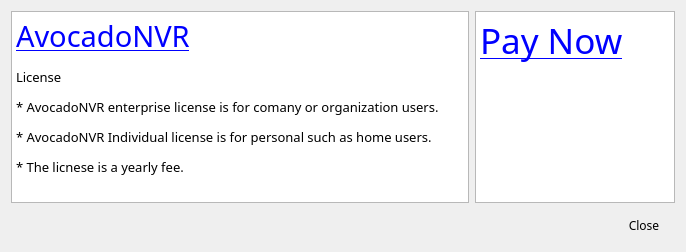
<?xml version="1.0" encoding="UTF-8"?>
<ui version="4.0">
 <class>VSCAbout</class>
 <widget class="QDialog" name="VSCAbout">
  <property name="geometry">
   <rect>
    <x>0</x>
    <y>0</y>
    <width>686</width>
    <height>252</height>
   </rect>
  </property>
  <property name="font">
   <font>
    <family>나눔스퀘어_ac</family>
   </font>
  </property>
  <property name="windowTitle">
   <string>User</string>
  </property>
  <property name="modal">
   <bool>true</bool>
  </property>
  <layout class="QVBoxLayout" name="verticalLayout">
   <item>
    <layout class="QHBoxLayout" name="horizontalLayout">
     <item>
      <widget class="QTextBrowser" name="textBrowser">
       <property name="html">
        <string>&lt;!DOCTYPE HTML PUBLIC &quot;-//W3C//DTD HTML 4.0//EN&quot; &quot;http://www.w3.org/TR/REC-html40/strict.dtd&quot;&gt;
&lt;html&gt;&lt;head&gt;&lt;meta name=&quot;qrichtext&quot; content=&quot;1&quot; /&gt;&lt;style type=&quot;text/css&quot;&gt;
p, li { white-space: pre-wrap; }
&lt;/style&gt;&lt;/head&gt;&lt;body style=&quot; font-family:'나눔스퀘어_ac'; font-size:9pt; font-weight:400; font-style:normal;&quot;&gt;
&lt;p style=&quot; margin-top:12px; margin-bottom:12px; margin-left:0px; margin-right:0px; -qt-block-indent:0; text-indent:0px;&quot;&gt;&lt;a href=&quot;https://github.com/xsmart/opencvr&quot;&gt;&lt;span style=&quot; font-family:'MS Shell Dlg 2'; font-size:22pt; text-decoration: underline; color:#0000ff;&quot;&gt;AvocadoNVR&lt;/span&gt;&lt;/a&gt;&lt;/p&gt;
&lt;p style=&quot; margin-top:12px; margin-bottom:12px; margin-left:0px; margin-right:0px; -qt-block-indent:0; text-indent:0px;&quot;&gt;&lt;span style=&quot; font-family:'MS Shell Dlg 2'; font-size:10pt;&quot;&gt;License &lt;/span&gt;&lt;/p&gt;
&lt;p style=&quot; margin-top:12px; margin-bottom:12px; margin-left:0px; margin-right:0px; -qt-block-indent:0; text-indent:0px;&quot;&gt;&lt;span style=&quot; font-family:'MS Shell Dlg 2'; font-size:10pt;&quot;&gt;* AvocadoNVR enterprise license is for comany or organization users. &lt;/span&gt;&lt;/p&gt;
&lt;p style=&quot; margin-top:12px; margin-bottom:12px; margin-left:0px; margin-right:0px; -qt-block-indent:0; text-indent:0px;&quot;&gt;&lt;span style=&quot; font-family:'MS Shell Dlg 2'; font-size:10pt;&quot;&gt;* AvocadoNVR Individual license is for personal such as home users.&lt;/span&gt;&lt;/p&gt;
&lt;p style=&quot; margin-top:12px; margin-bottom:12px; margin-left:0px; margin-right:0px; -qt-block-indent:0; text-indent:0px;&quot;&gt;&lt;span style=&quot; font-family:'MS Shell Dlg 2'; font-size:10pt;&quot;&gt;* The licnese is a yearly fee.&lt;/span&gt;&lt;/p&gt;&lt;/body&gt;&lt;/html&gt;</string>
       </property>
      </widget>
     </item>
     <item>
      <widget class="QTextBrowser" name="textBrowser_2">
       <property name="maximumSize">
        <size>
         <width>200</width>
         <height>16777215</height>
        </size>
       </property>
       <property name="html">
        <string>&lt;!DOCTYPE HTML PUBLIC &quot;-//W3C//DTD HTML 4.0//EN&quot; &quot;http://www.w3.org/TR/REC-html40/strict.dtd&quot;&gt;
&lt;html&gt;&lt;head&gt;&lt;meta name=&quot;qrichtext&quot; content=&quot;1&quot; /&gt;&lt;style type=&quot;text/css&quot;&gt;
p, li { white-space: pre-wrap; }
&lt;/style&gt;&lt;/head&gt;&lt;body style=&quot; font-family:'나눔스퀘어_ac'; font-size:9pt; font-weight:400; font-style:normal;&quot;&gt;
&lt;p style=&quot; margin-top:0px; margin-bottom:0px; margin-left:0px; margin-right:0px; -qt-block-indent:0; text-indent:0px;&quot;&gt;&lt;a href=&quot;http://www.infra-k.net&quot;&gt;&lt;span style=&quot; font-family:'MS Shell Dlg 2'; font-size:26pt; text-decoration: underline; color:#0000ff;&quot;&gt;Pay Now&lt;/span&gt;&lt;/a&gt;&lt;/p&gt;&lt;/body&gt;&lt;/html&gt;</string>
       </property>
      </widget>
     </item>
    </layout>
   </item>
   <item>
    <layout class="QHBoxLayout" name="_2">
     <property name="spacing">
      <number>6</number>
     </property>
     <property name="leftMargin">
      <number>0</number>
     </property>
     <property name="topMargin">
      <number>0</number>
     </property>
     <property name="rightMargin">
      <number>0</number>
     </property>
     <property name="bottomMargin">
      <number>0</number>
     </property>
     <item>
      <spacer>
       <property name="orientation">
        <enum>Qt::Horizontal</enum>
       </property>
       <property name="sizeHint" stdset="0">
        <size>
         <width>131</width>
         <height>31</height>
        </size>
       </property>
      </spacer>
     </item>
     <item>
      <widget class="QPushButton" name="pbCancel">
       <property name="minimumSize">
        <size>
         <width>62</width>
         <height>32</height>
        </size>
       </property>
       <property name="maximumSize">
        <size>
         <width>62</width>
         <height>32</height>
        </size>
       </property>
       <property name="font">
        <font>
         <family>나눔스퀘어_ac</family>
        </font>
       </property>
       <property name="autoFillBackground">
        <bool>false</bool>
       </property>
       <property name="styleSheet">
        <string notr="true">QPushButton { 
background-image: url(:/action/resources/button.png);}
QPushButton:hover {
background-image: url(:/action/resources/buttonhover.png);}
QPushButton:pressed {
background-image: url(:/action/resources/buttonpress.png);}</string>
       </property>
       <property name="text">
        <string>Close</string>
       </property>
       <property name="iconSize">
        <size>
         <width>0</width>
         <height>0</height>
        </size>
       </property>
       <property name="autoDefault">
        <bool>false</bool>
       </property>
       <property name="flat">
        <bool>true</bool>
       </property>
      </widget>
     </item>
    </layout>
   </item>
  </layout>
 </widget>
 <resources>
  <include location="vscmainwindows.qrc"/>
 </resources>
 <connections>
  <connection>
   <sender>pbCancel</sender>
   <signal>clicked()</signal>
   <receiver>VSCAbout</receiver>
   <slot>reject()</slot>
   <hints>
    <hint type="sourcelabel">
     <x>369</x>
     <y>253</y>
    </hint>
    <hint type="destinationlabel">
     <x>179</x>
     <y>282</y>
    </hint>
   </hints>
  </connection>
 </connections>
</ui>
